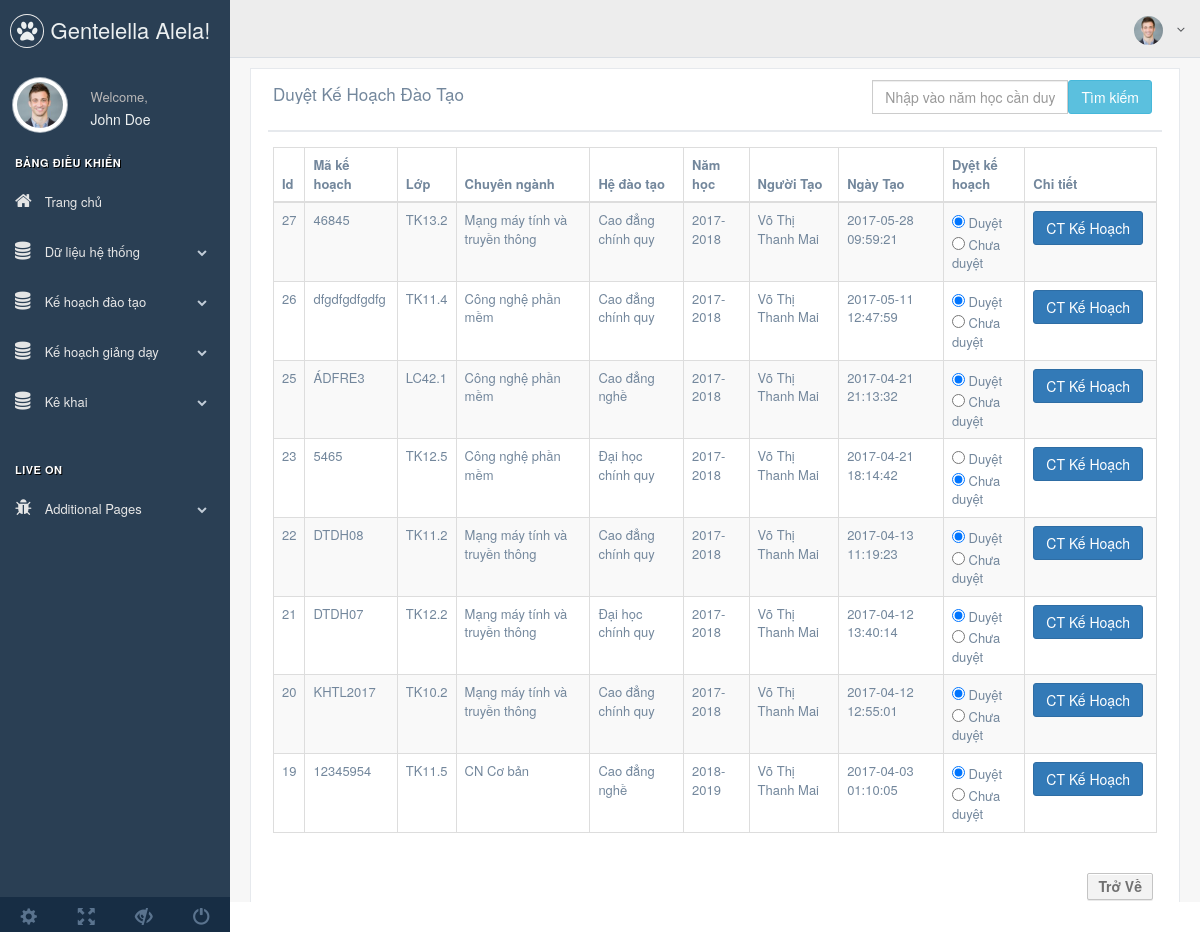
Screenshot of /index.php/kehoachgiangday/duyetkehoachdt with the database file from the repository.
### tables this page shows
CREATE TABLE `kehoachtheolop` (
  `id` int(11) NOT NULL,
  `makehoachtheolop` varchar(200) DEFAULT NULL,
  `machuyennganh` varchar(50) DEFAULT NULL,
  `malop` varchar(20) DEFAULT NULL,
  `mahedaotao` varchar(20) DEFAULT NULL,
  `namhoc` varchar(20) DEFAULT NULL,
  `nguoithaotac` varchar(20) DEFAULT NULL,
  `duyet` tinyint(1) DEFAULT '0',
  `created_at` timestamp NULL DEFAULT CURRENT_TIMESTAMP,
  `updated_at` timestamp NULL DEFAULT CURRENT_TIMESTAMP
);

CREATE TABLE `lop` (
  `id` int(11) NOT NULL,
  `malop` varchar(200) DEFAULT NULL,
  `mahedaotao` varchar(40) DEFAULT NULL,
  `tenlop` varchar(255) DEFAULT NULL,
  `siso` int(100) DEFAULT NULL,
  `machuyennganh` varchar(10) DEFAULT NULL,
  `gvcn` varchar(100) DEFAULT NULL,
  `nguoithaotac` varchar(100) DEFAULT NULL,
  `hienthi` tinyint(1) DEFAULT '1',
  `created_at` timestamp NULL DEFAULT CURRENT_TIMESTAMP,
  `updated_at` timestamp NULL DEFAULT CURRENT_TIMESTAMP
);

CREATE TABLE `chuyennganh` (
  `id` int(11) NOT NULL,
  `machuyennganh` varchar(100) DEFAULT NULL,
  `tenchuyennganh` varchar(255) DEFAULT NULL,
  `mabomon` varchar(100) DEFAULT NULL,
  `nguoithaotac` varchar(50) DEFAULT NULL,
  `hienthi` tinyint(4) DEFAULT '1',
  `created_at` timestamp NULL DEFAULT CURRENT_TIMESTAMP,
  `updated_at` timestamp NULL DEFAULT CURRENT_TIMESTAMP
);

CREATE TABLE `hedaotao` (
  `id` int(11) NOT NULL,
  `mahedaotao` varchar(100) DEFAULT NULL,
  `tenhedaotao` varchar(255) DEFAULT NULL,
  `soky` tinyint(10) DEFAULT NULL,
  `hs2` tinyint(5) DEFAULT NULL,
  `nguoithaotac` varchar(6) DEFAULT NULL,
  `hienthi` tinyint(4) DEFAULT '0',
  `created_at` timestamp NULL DEFAULT CURRENT_TIMESTAMP,
  `updated_at` timestamp NULL DEFAULT CURRENT_TIMESTAMP
);

### application/controllers/kehoachgiangday/duyetkehoachdt.php (called while the page is built, shortened)
<?php
	class Duyetkehoachdt extends MY_Controller
	{
		public function __construct()
		{
	        $this->load->model('ChuyennganhModel');
	        $this->load->model('KehoachtheolopModel');
	        $this->load->model('ChitietkehoachtheolopModel');
	        $this->load->model('MonhocModel');
	        $this->load->model('HedaotaoModel');
	        $this->load->model('LopModel');
	        $this->load->model('AdminModel');
		}
		public function index()
		{
                $this->load->library('pagination');
            $total_row = $this->KehoachtheolopModel->get_total();
            $config  = array();
            $config['total_rows'] =  $total_row;
            $config['base_url'] =  kehoach_url('duyetkehoach/index');
            $config['per_page'] =  10;
            $config['uri_segment'] = 4;
            $config['next_link']= 'Next' ;
            $config['prev_link']= 'Previous' ;
            $segment = $this->uri->segment(4);
            $segment = intval($segment);
            $list = $this->KehoachtheolopModel->getKeHoachTheoLop($segment ,$config['per_page']);
            $data['list'] = $list;
			$data['temp'] ="admin/dulieu/duyetkehoach/index";
			$this->load->view('admin/main',$data);
		}
	}
?>

### index.php (called while the page is built, shortened)
<?php
require_once BASEPATH.'core/CodeIgniter.php';

### application/helpers/admin_helper.php (called while the page is built, shortened)
<?php
    function kehoach_url($url='')
    {
        return base_url('kehoach/'.$url);
    }
    function kehoachgiangday_url($url='')
    {
        return base_url('kehoachgiangday/'.$url);
    }
?>

### application/core/MY_Model.php (called while the page is built, shortened)
<?php if ( ! defined('BASEPATH')) exit('No direct script access allowed');
    class MY_Model extends CI_Model {
        var $table = '';
        var $key = 'id';
        var $order = '';
        function get_total($input = array())
        {
            $query = $this->db->get($this->table);
            return $query->num_rows();
        }
        protected function get_list_set_input($input = array())
        {
            if (isset($input['order'][0]) && isset($input['order'][1]))
            {
                $this->db->order_by($input['order'][0], $input['order'][1]);
            }
            else
            {
                $order = ($this->order == '') ? array($this->table.'.'.$this->key, 'desc') : $this->order;
                $this->db->order_by($order[0], $order[1]);
            }
        }
        public function getKeHoachTheoLop($start , $num)
        {
            $sql = "SELECT kehoachtheolop.*,tenchuyennganh,tenhedaotao,tenlop,hoten
            FROM  kehoachtheolop
            INNER JOIN  chuyennganh ON kehoachtheolop.machuyennganh = chuyennganh.machuyennganh
            LEFT JOIN   hedaotao  ON kehoachtheolop.mahedaotao= hedaotao.mahedaotao
            LEFT JOIN   lop  ON kehoachtheolop.malop= lop.malop
            LEFT JOIN admin ON  kehoachtheolop.nguoithaotac= admin.maGV
            ORDER BY kehoachtheolop.id DESC LIMIT {$start},{$num}
            ";
           $query = $this ->db-> query($sql);
            return $query->result();
        }
    }
?>

### application/views/admin/dulieu/duyetkehoach/index.php (the view, shortened to what this page needs)
<div class="x_panel">
    <div class="x_title">
        <h2>Duyệt Kế Hoạch Đào Tạo </h2>
         <div>
            <form method="get" action="<?php echo kehoachgiangday_url('duyetkehoachdt/search') ?> ">
                <div class="col-lg-4 pull-right" style="padding-right: 0px;">
                    <div class="input-group">
                        <input type="text"  name="key-search" id="text-search"  class="form-control" placeholder="Nhập vào năm học cần duyệt ">
                        <span class="input-group-btn">
                          <a href="/"><input type="submit" value="Tìm kiếm " class="btn btn-info"></a>
                        </span>
                    </div>
                </div>
            </form>
        </div>
    </div>
    <div class="x_content">
        <table class="table table-striped table-bordered">
            <thead>
                <tr>
                    <th>Id</th>
                    <th>Mã kế hoạch</th>
                    <th>Lớp </th>
                    <th>Chuyên ngành</th>
                    <th>Hệ đào tạo </th>
                    <th>Năm học</th>
                    <th>Người Tạo</th>
                    <th>Ngày Tạo</th>
                    <th>Dyệt kế hoạch</th>
                    <th>Chi tiết </th>
                </tr>
            </thead>
            <tbody>
                <?php
                    if (isset($list)) {
                        foreach ($list as  $value) {  ?>
                         <tr>
                            <td><?php echo $value ->id ?></td>
                            <td><?php echo $value ->makehoachtheolop ?></td>
                            <td><?php echo $value ->tenlop ?></td>
                            <td><?php echo $value ->tenchuyennganh ?></td>
                            <td><?php echo $value ->tenhedaotao ?></td>
                            <td><?php echo $value ->namhoc ?></td>
                            <td><?php echo $value ->hoten ?></td>
                            <td><?php echo $value ->created_at ?></td>
                            <td>
                               <input type="radio" name="<?php echo 'duyet'.$value ->id ?>" id ='1' makehoach="<?php echo $value ->id ?>" class="duyet" <?php echo ($value->duyet == 1) ? 'checked':'' ?>> Duyệt </br>
                               <input type="radio" name="<?php echo 'duyet'.$value ->id ?>" id ='0' makehoach="<?php echo $value ->id ?>" class="duyet" <?php echo ($value->duyet == 0) ? 'checked':'' ?> > Chưa duyệt
                            </td>
                            <td>
                                <a href="<?php echo kehoach_url('Kehoachtheolop/viewKeHoachLop/').$value->id ?>"><button type="button" class="btn btn-primary">CT Kế Hoạch</button></a>
                            </td>
                        </tr>
                <?php
                        }
                    }
                 ?>
            </tbody>
        </table>
        <div class="pagina">
            <nav aria-label="Page navigation" class="clearfix">
                <div class="pull-right" style="margin-top: 20px;">
                    <a href="" type="button" class="btn btn-danger" onclick="history.go(-1); return false;" >Trở Về</a>
                </div>
            </nav>
        </div>
    </div>
</div>

### public/admin/css/style.css (style rules this page uses)
.pagina .clearfix a { background: #f3f3f3; border: 1px solid #c4c4c4; border-radius: 2px; box-shadow: 0 1px 0 #eaeaea, 0 1px 0 #ffffff inset; color: #717171; display: inline-block; float: left; font-weight: 700; line-height: 25px; margin-right: 4px; min-height: 25px; padding: 0 10px; text-decoration: none; }

### rows the page displays
kehoachtheolop: id "27", makehoachtheolop "46845", lop.tenlop "TK13.2", chuyennganh.tenchuyennganh "Mạng máy tính và truyền thông", hedaotao.tenhedaotao "Cao đẳng chính quy", namhoc "2017-2018", admin.hoten "Võ Thị Thanh Mai", created_at "2017-05-28 09:59:21", duyet "☑"
kehoachtheolop: id "26", makehoachtheolop "dfgdfgdfgdfg", lop.tenlop "TK11.4", chuyennganh.tenchuyennganh "Công nghệ phần mềm", hedaotao.tenhedaotao "Cao đẳng chính quy", namhoc "2017-2018", admin.hoten "Võ Thị Thanh Mai", created_at "2017-05-11 12:47:59", duyet "☑"
kehoachtheolop: id "25", makehoachtheolop "ÁDFRE3", lop.tenlop "LC42.1", chuyennganh.tenchuyennganh "Công nghệ phần mềm", hedaotao.tenhedaotao "Cao đẳng nghề", namhoc "2017-2018", admin.hoten "Võ Thị Thanh Mai", created_at "2017-04-21 21:13:32", duyet "☑"
kehoachtheolop: id "23", makehoachtheolop "5465", lop.tenlop "TK12.5", chuyennganh.tenchuyennganh "Công nghệ phần mềm", hedaotao.tenhedaotao "Đại học chính quy", namhoc "2017-2018", admin.hoten "Võ Thị Thanh Mai", created_at "2017-04-21 18:14:42", duyet "☑"
kehoachtheolop: id "22", makehoachtheolop "DTDH08", lop.tenlop "TK11.2", chuyennganh.tenchuyennganh "Mạng máy tính và truyền thông", hedaotao.tenhedaotao "Cao đẳng chính quy", namhoc "2017-2018", admin.hoten "Võ Thị Thanh Mai", created_at "2017-04-13 11:19:23", duyet "☑"
kehoachtheolop: id "21", makehoachtheolop "DTDH07", lop.tenlop "TK12.2", chuyennganh.tenchuyennganh "Mạng máy tính và truyền thông", hedaotao.tenhedaotao "Đại học chính quy", namhoc "2017-2018", admin.hoten "Võ Thị Thanh Mai", created_at "2017-04-12 13:40:14", duyet "☑"
kehoachtheolop: id "20", makehoachtheolop "KHTL2017", lop.tenlop "TK10.2", chuyennganh.tenchuyennganh "Mạng máy tính và truyền thông", hedaotao.tenhedaotao "Cao đẳng chính quy", namhoc "2017-2018", admin.hoten "Võ Thị Thanh Mai", created_at "2017-04-12 12:55:01", duyet "☑"
kehoachtheolop: id "19", makehoachtheolop "12345954", lop.tenlop "TK11.5", chuyennganh.tenchuyennganh "CN Cơ bản", hedaotao.tenhedaotao "Cao đẳng nghề", namhoc "2018-2019", admin.hoten "Võ Thị Thanh Mai", created_at "2017-04-03 01:10:05", duyet "☑"
